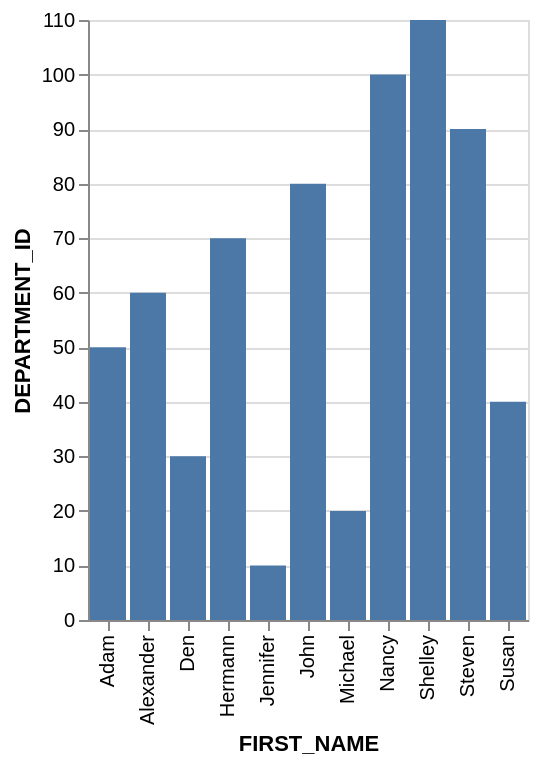

Vega-Lite specification stored for this chart:
### Vega-Lite specification from a JSON file in a GitHub repository (floating-point values rounded to 4 significant figures)
{"data": {"values": [{"x_data": "Steven", "y_data": 90}, {"x_data": "Alexander", "y_data": 60}, {"x_data": "Nancy", "y_data": 100}, {"x_data": "Den", "y_data": 30}, {"x_data": "Adam", "y_data": 50}, {"x_data": "John", "y_data": 80}, {"x_data": "Jennifer", "y_data": 10}, {"x_data": "Michael", "y_data": 20}, {"x_data": "Susan", "y_data": 40}, {"x_data": "Hermann", "y_data": 70}, {"x_data": "Shelley", "y_data": 110}]}, "mark": "bar", "encoding": {"x": {"field": "x_data", "type": "nominal", "title": "FIRST_NAME", "sort": "ascending"}, "y": {"field": "y_data", "type": "quantitative", "title": "DEPARTMENT_ID"}}}
